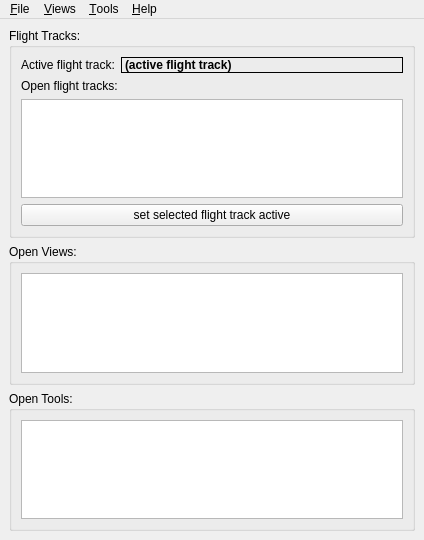
<?xml version="1.0" encoding="UTF-8"?>
<ui version="4.0">
 <class>MSSMainWindow</class>
 <widget class="QMainWindow" name="MSSMainWindow">
  <property name="geometry">
   <rect>
    <x>0</x>
    <y>0</y>
    <width>424</width>
    <height>540</height>
   </rect>
  </property>
  <property name="windowTitle">
   <string>DLR/IPA Mission Support User Interface</string>
  </property>
  <widget class="QWidget" name="centralwidget">
   <layout class="QVBoxLayout" name="verticalLayout">
    <item>
     <widget class="QGroupBox" name="groupBox_3">
      <property name="title">
       <string>Flight Tracks:</string>
      </property>
      <property name="flat">
       <bool>true</bool>
      </property>
      <layout class="QVBoxLayout" name="verticalLayout_6">
       <item>
        <layout class="QHBoxLayout" name="horizontalLayout_2">
         <item>
          <widget class="QLabel" name="label_3">
           <property name="sizePolicy">
            <sizepolicy hsizetype="Minimum" vsizetype="Preferred">
             <horstretch>0</horstretch>
             <verstretch>0</verstretch>
            </sizepolicy>
           </property>
           <property name="text">
            <string>Active flight track:</string>
           </property>
          </widget>
         </item>
         <item>
          <widget class="QLabel" name="lblActiveFlightTrack">
           <property name="sizePolicy">
            <sizepolicy hsizetype="Expanding" vsizetype="Preferred">
             <horstretch>0</horstretch>
             <verstretch>0</verstretch>
            </sizepolicy>
           </property>
           <property name="font">
            <font>
             <weight>75</weight>
             <italic>false</italic>
             <bold>true</bold>
            </font>
           </property>
           <property name="frameShape">
            <enum>QFrame::Box</enum>
           </property>
           <property name="text">
            <string>(active flight track)</string>
           </property>
          </widget>
         </item>
        </layout>
       </item>
       <item>
        <widget class="QLabel" name="label_2">
         <property name="text">
          <string>Open flight tracks:</string>
         </property>
        </widget>
       </item>
       <item>
        <widget class="QListWidget" name="listFlightTracks">
         <property name="alternatingRowColors">
          <bool>true</bool>
         </property>
         <property name="textElideMode">
          <enum>Qt::ElideNone</enum>
         </property>
        </widget>
       </item>
       <item>
        <layout class="QHBoxLayout" name="horizontalLayout_3">
         <item>
          <widget class="QPushButton" name="btSelectFlightTrack">
           <property name="text">
            <string>set selected flight track active</string>
           </property>
          </widget>
         </item>
        </layout>
       </item>
      </layout>
     </widget>
    </item>
    <item>
     <widget class="QGroupBox" name="groupBox">
      <property name="title">
       <string>Open Views:</string>
      </property>
      <property name="flat">
       <bool>true</bool>
      </property>
      <property name="checkable">
       <bool>false</bool>
      </property>
      <layout class="QVBoxLayout" name="verticalLayout_4">
       <item>
        <widget class="QListWidget" name="listViews"/>
       </item>
      </layout>
     </widget>
    </item>
    <item>
     <widget class="QGroupBox" name="groupBox_2">
      <property name="title">
       <string>Open Tools:</string>
      </property>
      <property name="flat">
       <bool>true</bool>
      </property>
      <property name="checkable">
       <bool>false</bool>
      </property>
      <layout class="QVBoxLayout" name="verticalLayout_5">
       <item>
        <widget class="QListWidget" name="listTools"/>
       </item>
      </layout>
     </widget>
    </item>
   </layout>
  </widget>
  <widget class="QMenuBar" name="menubar">
   <property name="geometry">
    <rect>
     <x>0</x>
     <y>0</y>
     <width>424</width>
     <height>21</height>
    </rect>
   </property>
   <widget class="QMenu" name="menu_File">
    <property name="title">
     <string>&amp;File</string>
    </property>
    <addaction name="actionNewFlightTrack"/>
    <addaction name="actionOpenFlightTrack"/>
    <addaction name="actionCloseSelectedFlightTrack"/>
    <addaction name="separator"/>
    <addaction name="actionSaveActiveFlightTrack"/>
    <addaction name="actionSaveActiveFlightTrackAs"/>
    <addaction name="separator"/>
    <addaction name="action_Quit"/>
   </widget>
   <widget class="QMenu" name="menu_View">
    <property name="title">
     <string>&amp;Views</string>
    </property>
    <addaction name="actionTopView"/>
    <addaction name="actionSideView"/>
    <addaction name="actionTableView"/>
    <addaction name="separator"/>
    <addaction name="actionLoopView"/>
    <addaction name="separator"/>
    <addaction name="actionTimeSeriesViewTrajectories"/>
   </widget>
   <widget class="QMenu" name="menu_Tools">
    <property name="title">
     <string>&amp;Tools</string>
    </property>
    <addaction name="actionTrajectoryToolLagranto"/>
   </widget>
   <widget class="QMenu" name="menu_Help">
    <property name="title">
     <string>&amp;Help</string>
    </property>
    <addaction name="actionAboutMSUI"/>
   </widget>
   <addaction name="menu_File"/>
   <addaction name="menu_View"/>
   <addaction name="menu_Tools"/>
   <addaction name="menu_Help"/>
  </widget>
  <action name="action_Quit">
   <property name="text">
    <string>&amp;Quit</string>
   </property>
   <property name="shortcut">
    <string>Ctrl+Q</string>
   </property>
  </action>
  <action name="actionNewFlightTrack">
   <property name="text">
    <string>&amp;New Flight Track...</string>
   </property>
   <property name="shortcut">
    <string>Ctrl+N</string>
   </property>
  </action>
  <action name="actionOpenFlightTrack">
   <property name="text">
    <string>&amp;Open Flight Track...</string>
   </property>
   <property name="shortcut">
    <string>Ctrl+O</string>
   </property>
  </action>
  <action name="actionSaveActiveFlightTrack">
   <property name="text">
    <string>&amp;Save Active Flight Track</string>
   </property>
   <property name="shortcut">
    <string>Ctrl+S</string>
   </property>
  </action>
  <action name="actionSaveActiveFlightTrackAs">
   <property name="text">
    <string>Save Active Flight Track &amp;As...</string>
   </property>
  </action>
  <action name="actionCloseSelectedFlightTrack">
   <property name="text">
    <string>&amp;Close Selected Flight Track</string>
   </property>
  </action>
  <action name="actionTopView">
   <property name="text">
    <string>&amp;Top View (Horizontal Section)</string>
   </property>
  </action>
  <action name="actionSideView">
   <property name="text">
    <string>&amp;Side View (Vertical Section)</string>
   </property>
  </action>
  <action name="actionTableView">
   <property name="text">
    <string>T&amp;able View</string>
   </property>
  </action>
  <action name="actionLoopView">
   <property name="text">
    <string>&amp;Loop View (Images)</string>
   </property>
  </action>
  <action name="actionTimeSeriesViewTrajectories">
   <property name="text">
    <string>T&amp;ime Series View (Trajectories)</string>
   </property>
  </action>
  <action name="action3DView">
   <property name="text">
    <string>&amp;3D View</string>
   </property>
  </action>
  <action name="actionTrajectoryToolLagranto">
   <property name="text">
    <string>&amp;Trajectory Tool (Lagranto)</string>
   </property>
  </action>
  <action name="actionDiscoverEarthObservationDataGENESI">
   <property name="text">
    <string>&amp;Discover Earth Observation Data (GENESI)</string>
   </property>
  </action>
  <action name="actionAboutMSUI">
   <property name="text">
    <string>&amp;About MSUI</string>
   </property>
  </action>
 </widget>
 <resources/>
 <connections>
  <connection>
   <sender>action_Quit</sender>
   <signal>triggered()</signal>
   <receiver>MSSMainWindow</receiver>
   <slot>close()</slot>
   <hints>
    <hint type="sourcelabel">
     <x>-1</x>
     <y>-1</y>
    </hint>
    <hint type="destinationlabel">
     <x>399</x>
     <y>299</y>
    </hint>
   </hints>
  </connection>
 </connections>
</ui>
